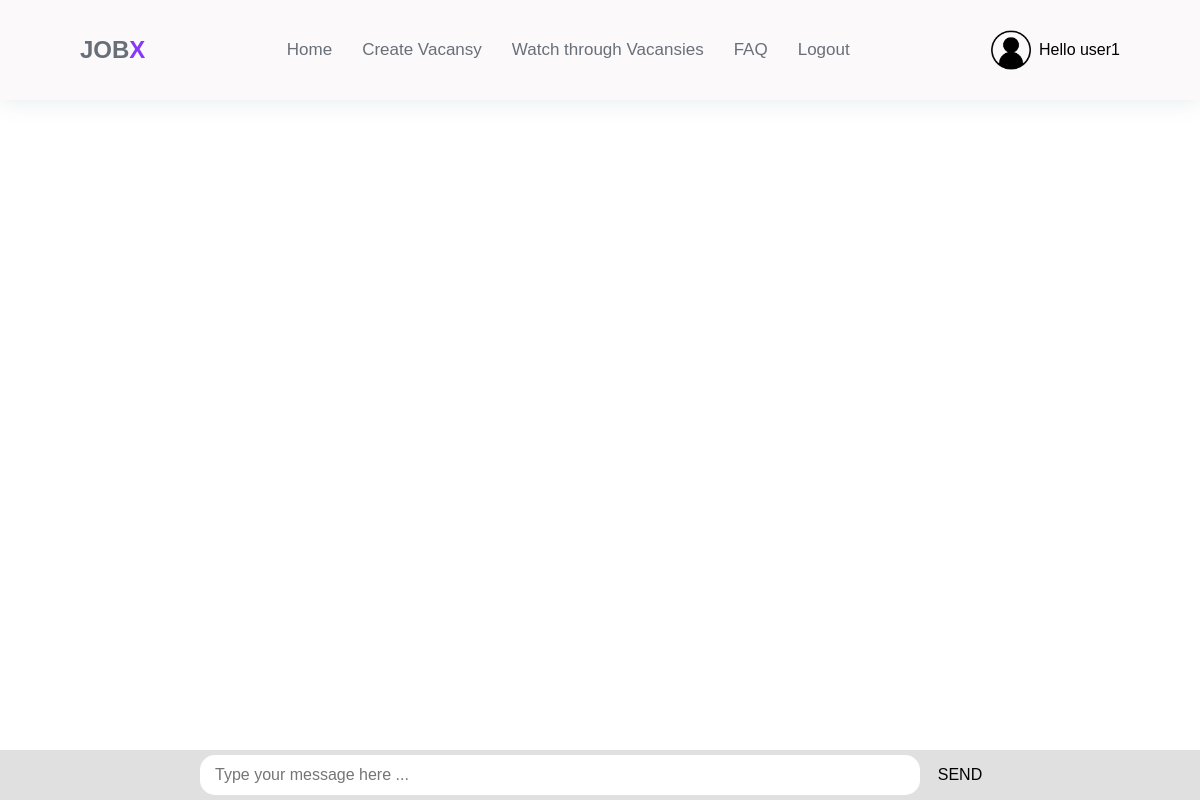
Page /forum (signed in) on the earlier database version.
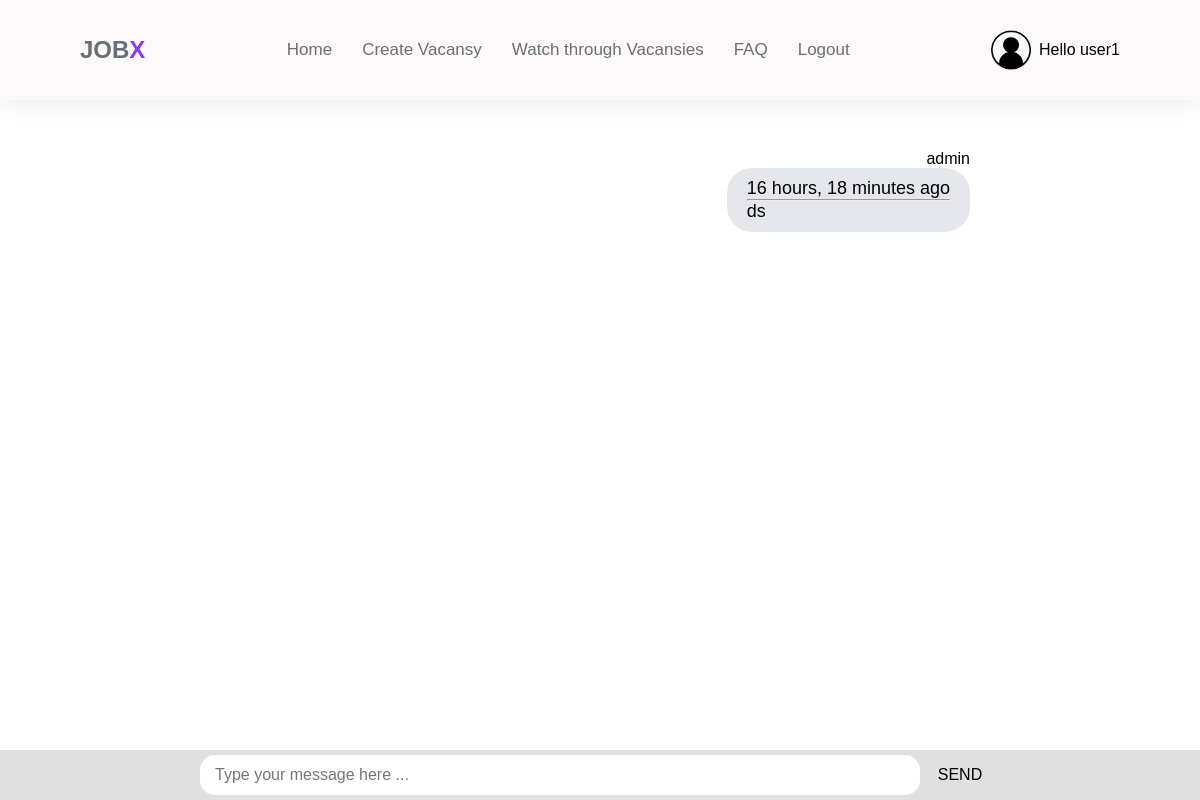
Same page on the later database version.
### base/models.py (models this page shows, shortened)
class Comments(models.Model):
    user = models.ForeignKey(User, on_delete=models.CASCADE)
    body = models.TextField()
    created = models.DateTimeField(auto_now_add=True)
    class Meta:
        ordering = ["-created"]

### base/views.py (the view)
# urls.py: path("forum", views.FAQ, name="forum"),
@login_required(login_url="register")
def FAQ(request):
    if request.method == "POST":
        message = Comments.objects.create(
            user=request.user, body=request.POST.get("send")
        )
    messages = Comments.objects.all()
    context = {"messages1": messages}
    return render(request, "base/forum.html", context)

### base/templates/base/forum.html (shortened to what this page needs)
{% extends "main.html" %} {% block content %}
<div class="chat">
  {% for message in messages1 %}
  <div class="chat__wrapper">
    <p style="margin-top: 35px">{{message.user.username}}</p>
    <div class="chat__message">
      <div class="date">{{ message.created|timesince }} ago</div>
      <hr />
      <div>{{ message.body }}</div>
    </div>
  </div>
  {% endfor %}
</div>
<div class="chat__form">
  <form method="POST" id="chat__form">
    <input
      id="send"
      name="send"
      type="text"
      placeholder="Type your message here ..."
    />
    <button type="submit">Send</button>
  </form>
</div>
{% endblock content %}

Differences in the rows shown:
added Comments: user.username "admin", created "16 hours, 18 minutes", body "ds"
